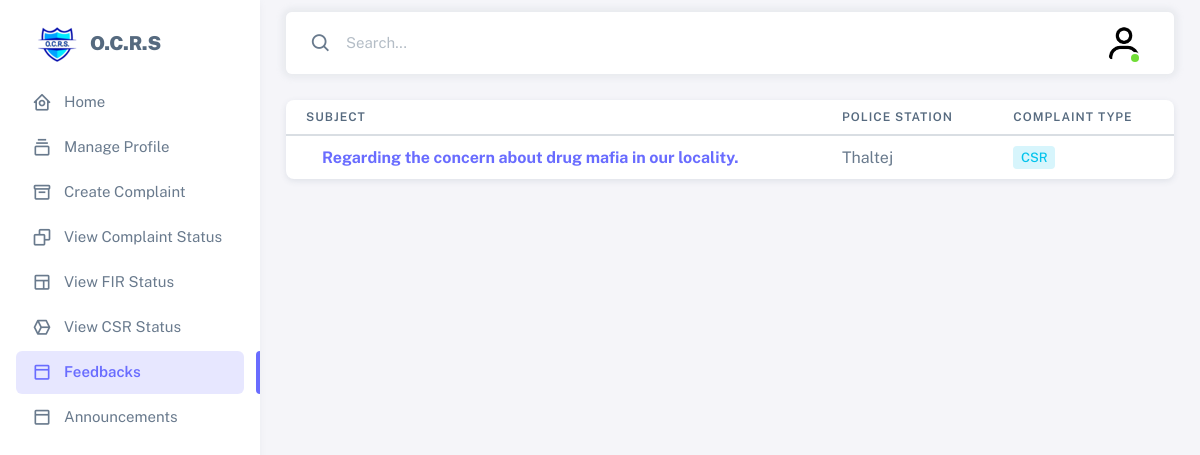
/view_complaints_for_feedbacks/ (signed in), run on the app's committed database.
### accounts/models.py (models this page shows, shortened)
class CustomUser(AbstractBaseUser,  PermissionsMixin):
    groups = models.ManyToManyField(
        Group,
        verbose_name=_('groups'),
        blank=True,
        help_text=_(
            'The groups this user belongs to. A user will get all permissions '
            'granted to each of their groups.'
        ),
        related_name="customuser_groups",
        related_query_name="user",
    )
    user_permissions = models.ManyToManyField(
        Permission,
        blank=True,
        related_name='customuser_permissions' # specify a unique related name
    )
    user_id = models.AutoField(primary_key=True)
    username = models.CharField(max_length=150,unique=True)
    email = models.EmailField(max_length=254,null=False,blank=False,unique=True)
    Phone_Number = models.IntegerField(null=False,blank=False)
    first_name = models.CharField(max_length=150,null=False,blank=False)
    last_name = models.CharField(max_length=150,null=False,blank=False)
    password = models.CharField(max_length=128,null=False,blank=False)
    gender = models.CharField(max_length=7,null=False,blank=False)
    state = models.ForeignKey(state_master,to_field='state_name',null=False,blank=False,on_delete=models.PROTECT,related_name="state+")
    district = models.ForeignKey(district_master,to_field='district_name',null=False,blank=False,on_delete=models.PROTECT,related_name="complaint_in_district+")
    aadhaarno = models.IntegerField(null=False, blank=False)
    address = models.CharField(max_length=500,null=False,blank=False)
    pincode = models.IntegerField(null=False,blank=False)
    is_active = models.BooleanField(default=True)
    is_staff = models.BooleanField(default=False)
    is_superuser = models.BooleanField(default=False)
    is_user = models.BooleanField(default=True)
    state_id_no = models.IntegerField(null=True,blank=True)
    district_id_no = models.IntegerField(null=True,blank=True)
    created_at = models.DateTimeField(default=timezone.now, null=True, blank=True)
    updated_at = models.DateTimeField(auto_now=True,null=True,blank=True,)
    profile_image = models.ImageField(null=True, blank=True, upload_to="Profile images/",default="Profile images/default.png")
    USERNAME_FIELD = 'email'
    REQUIRED_FIELDS = ['username','Phone_Number','first_name','last_name','password','gender','aadhaarno','state','district','address','pincode']
    objects = CustomUserManager()

### complaints/models.py (models this page shows, shortened)
class csr_master(models.Model):
    status_choices = (
        ('CSR is Filed', 'CSR is Filed'),
        ('Completed', 'Completed'),
    )
    csr_id = models.AutoField(primary_key=True,unique=True)
    csr_no = models.CharField(max_length=150,null=False,blank=False,unique=True)
    complainant_name = models.CharField(max_length=150,null=False,blank=False)
    complainant_gender = models.CharField(max_length=6,)
    complainant_contact_no = models.IntegerField(null=False, blank=False)
    complainant_email = models.EmailField(gettext_lazy('Email Address'),null=False, blank=False)
    complainant_dob = models.DateField()
    complainant_address = models.TextField(null=False,blank=False)
    complainant_state_name = models.ForeignKey(state_master,to_field='state_name', null=False, blank=False,on_delete=models.PROTECT,related_name="complainant's_state+")
    complainant_state_id = models.IntegerField(null=True, blank=True)
    complainant_district_name = models.ForeignKey(district_master,to_field='district_name', null=False, blank=False,on_delete=models.PROTECT,related_name="complainant's_district+")
    complainant_district_id = models.IntegerField(null=True, blank=True)
    complainant_pin_code = models.IntegerField(null=False,blank=False)
    state_name = models.ForeignKey(state_master,to_field='state_name',null=False,blank=False,on_delete=models.PROTECT,related_name="complaint_in_state+")
    state_id = models.IntegerField(null=True, blank=True)
    district_name = models.ForeignKey(district_master,to_field='district_name',null=False,blank=False,on_delete=models.PROTECT,related_name="complaint_in_district+")
    district_id = models.IntegerField(null=True, blank=True)
    station_name = models.ForeignKey(police_station_master,to_field='station_name',null=False,blank=False,on_delete=models.PROTECT,related_name="complainant_in_police_station+")
    station_id  = models.IntegerField(null=True, blank=True)
    status = models.CharField(max_length=20,choices=status_choices,default="CSR in progress")
    crime_category = models.ForeignKey(crime_category_master,to_field='crime_category_name',null=False, blank=False,on_delete=models.PROTECT)
    other_crime_category = models.CharField(max_length=150,null=True, blank=True)
    subject = models.CharField(max_length=500,null=False,blank=False)
    ncr_detailed_description = models.TextField(max_length=10000,null=False,blank=False)
    delay_reason = models.TextField(max_length=1000,null=True,blank=True)
    datetime_of_occurence = models.DateTimeField(null=False,blank=False)
    place_of_occurence = models.CharField(max_length=150, null=True, blank=True)
    evidence_image = models.ImageField(null=True, blank=True, upload_to="complaint images/")
    info_by_station_incharge = models.TextField(null=True, blank=True,default="")
    created_at = models.DateTimeField(auto_now=True, null=True, blank=True)
    updated_at = models.DateTimeField(default=timezone.now,null=True,blank=True)
    reporting_date_time = models.DateTimeField(null=True, blank=True)
    feedback = models.TextField(max_length=1000,null=True, blank=True)
    class Meta:
        verbose_name_plural = "CSRs"

class police_station_master(models.Model):
    status_id_choices = (
        ('active', 'active'),
        ('inactive', 'inactive'),
    )
    station_id = models.AutoField(primary_key=True,unique=True)
    station_name = models.CharField(max_length=150,null=False,blank=False,unique=True)
    station_mail = models.EmailField(gettext_lazy('Email Address'),null=False, blank=False)
    address = models.TextField(max_length=150, null=False,blank=False)
    state_name = models.ForeignKey(state_master,to_field='state_name',null=False,blank=False,on_delete=models.PROTECT)
    state_id = models.IntegerField(null=True, blank=True)
    district_name = models.ForeignKey(district_master,to_field='district_name',null=False,blank=False,on_delete=models.PROTECT)
    district_id = models.IntegerField(null=True, blank=True)
    pin_code = models.IntegerField(null=False,blank=False)
    status_id = models.CharField(max_length=9,null=False,blank=False,choices=status_id_choices)
    created_at = models.DateTimeField(auto_now_add=True)
    updated_at = models.DateTimeField(auto_now=False,null=True,blank=True,)
    def __str__(self):
        return self.station_name
    class Meta:
        verbose_name_plural = "Police Stations"

### ocrs/views.py (the view)
# urls.py: path('view_complaints_for_feedbacks/', views.view_complaints_for_feedbacks, name='view_complaints_for_feedbacks'),
def view_complaints_for_feedbacks(request):
    email = request.user.email
    completed_firs = fir_master.objects.filter(complainant_email=email,status="Completed")
    completed_csrs = csr_master.objects.filter(complainant_email=email,status="Completed")
    context = {
        'completed_firs':completed_firs,
        'completed_csrs':completed_csrs
    }
    return render(request,'view_complaints_for_feedbacks.html',context)

### accounts/auth.py (called while the page is built)
    def get_user(self, user_id):
        UserModel = get_user_model()
        try:
            return UserModel.objects.get(pk=user_id)
        except UserModel.DoesNotExist:
            return None

### templates/view_complaints_for_feedbacks.html (shortened to what this page needs)
{% extends 'user_sidebar.html' %}
{% block view_complaints_for_feedbacks %}
<div class="card">
    <div class="table-responsive text-nowrap">
        <table class="table table-hover">
            <thead>
                <tr>
                    <th>Subject</th>
                    <th>Police Station</th>
                    <th>Complaint Type</th>
                </tr>
            </thead>
            <tbody class="table-border-bottom-0">
                {% for csr in completed_csrs %}
                <tr>
                    <td><a href="{% url 'feedback' id=csr.csr_id type='csr' %}"> <strong>{{ csr.subject}}</strong></a></td>
                    <td>{{ csr.station_name }}</td>
                    <td><span class="badge bg-label-info me-1">CSR</span></td>
                </tr>
                {% endfor %}
            </tbody>
        </table>
    </div>
</div>
{% endblock %}

### templates/common_css_js_links.html (shortened to what this page needs)
<html lang="en" class="light-style layout-menu-fixed" dir="ltr" data-theme="theme-default"
    data-assets-path="/static/common/" data-template="vertical-menu-template-free">
<head>
    <link rel="stylesheet" href="/static/common/vendor/fonts/boxicons.css" />
    <link rel="stylesheet" href="/static/common/vendor/css/core.css" class="template-customizer-core-css" />
    <link rel="stylesheet" href="/static/common/vendor/css/theme-default.css" class="template-customizer-theme-css" />
    <link rel="stylesheet" href="/static/common/css/demo.css" />
    <link rel="stylesheet" href="/static/common/vendor/libs/perfect-scrollbar/perfect-scrollbar.css" />
    <link rel="stylesheet" href="/static/common/vendor/libs/apex-charts/apex-charts.css" />
</head>
<body>
    <div class="layout-wrapper layout-content-navbar">
        <div class="layout-container">
            {% block user_sidebar %}
            {% endblock %}
            <div class="layout-page">
                <nav class="layout-navbar container-xxl navbar navbar-expand-xl navbar-detached align-items-center bg-navbar-theme"
                    id="layout-navbar">
                    <div class="navbar-nav-right d-flex align-items-center" id="navbar-collapse">
                        <div class="navbar-nav align-items-center">
                            <div class="nav-item d-flex align-items-center">
                                <i class="bx bx-search fs-4 lh-0"></i>
                                <input type="text" class="form-control border-0 shadow-none" placeholder="Search..."
                                    aria-label="Search..." />
                            </div>
                        </div>
                        <ul class="navbar-nav flex-row align-items-center ms-auto">
                            <li class="nav-item navbar-dropdown dropdown-user dropdown">
                                <a class="nav-link dropdown-toggle hide-arrow" href="javascript:void(0);"
                                    data-bs-toggle="dropdown">
                                    <div class="avatar avatar-online">
                                        <img src="{{ MEDIA_URL }}{{ user.profile_image.url }}" alt
                                            class="w-px-40 h-auto rounded-circle" />
                                    </div>
                                </a>
                            </li>
                        </ul>
                    </div>
                </nav>
                <div class="content-wrapper">
                    <div class="container-xxl flex-grow-1 container-p-y">
                        {% block view_complaints_for_feedbacks %}
                        {% endblock %}
                    </div>
                </div>
            </div>
        </div>
    </div>
</body>

### data on the page
CustomUser: profile_image (placeholder picture)
csr_master: subject "Regarding the concern about drug mafia in our locality.", station_name "Thaltej"
